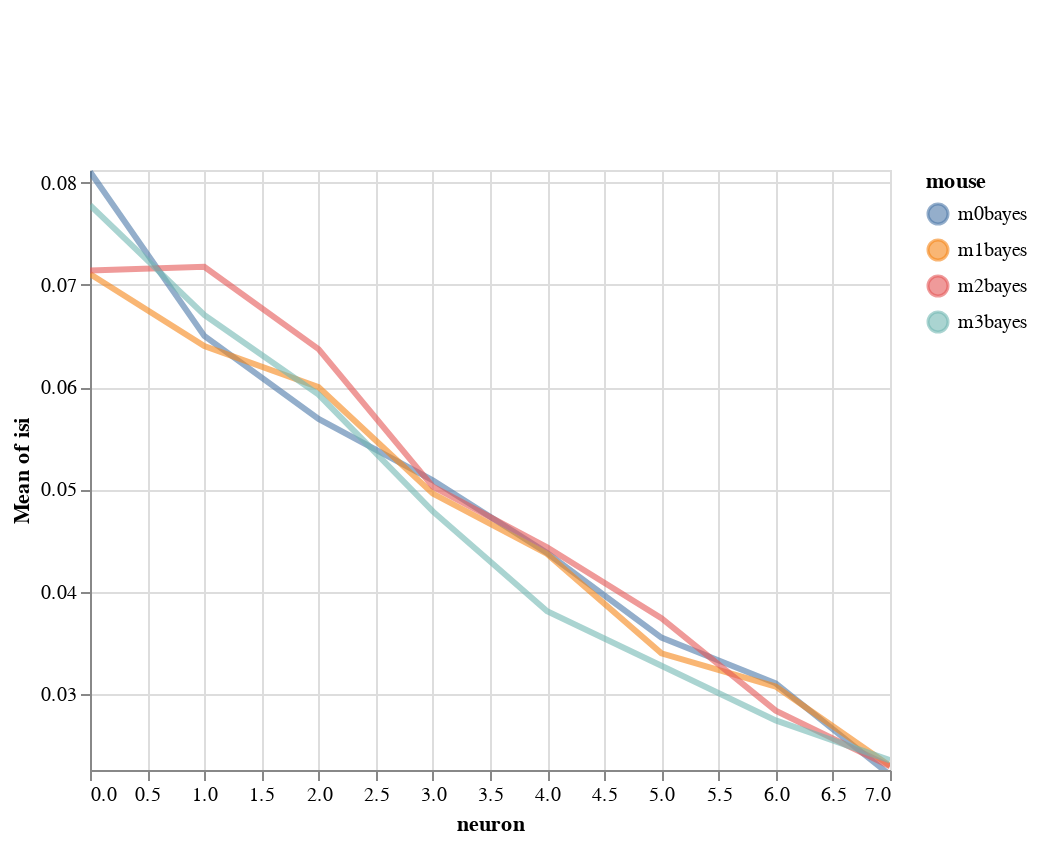

The code cell stored with this chart in its notebook:
### Code cell
import altair as alt
y='isi'
color='mouse'
x='neuron'

base=alt.Chart(df).encode(
            x=x,
            color=f'{color}',
            y=alt.Y(f'mean({y})',
                    scale=alt.Scale(zero=False,
                                    domain=list(np.quantile(df[y], [.05, .95])))),
)

# Create a selection that chooses the nearest point & selects based on x-value
nearest = alt.selection(type='single', nearest=True, on='mouseover',
                        fields=[x], empty='none')


# Transparent selectors across the chart. This is what tells us
# the x-value of the cursor
selectors = alt.Chart(df).mark_point().encode(
    x=x,
    opacity=alt.value(0),
).add_selection(
    nearest
)

highlight = alt.selection(type='single', on='mouseover',
                          fields=[color], nearest=True)

lines=base.mark_line(clip=True, fill=None, opacity=.6, ).encode(
            #tooltip=color,
            size=alt.condition(~highlight, alt.value(1), alt.value(3))
        )

# Draw text labels near the points, and highlight based on selection
text = lines.mark_text(align='left', dx=5, dy=-5).encode(
    text=alt.condition(nearest, y, alt.value(' '))
)

points = base.mark_circle().encode(
    opacity=alt.value(0)
).add_selection(
    highlight
)

alt.layer(
    lines, selectors, points, text
)

### Figure 1 — Vega-Lite specification as saved in the notebook (floating-point values rounded to 4 significant figures)
{"config": {"view": {"continuousWidth": 400, "continuousHeight": 300}}, "layer": [{"mark": {"type": "line", "clip": true, "fill": null, "opacity": 0.6}, "encoding": {"color": {"type": "nominal", "field": "mouse"}, "size": {"condition": {"value": 1, "selection": {"not": "selector003"}}, "value": 3}, "x": {"type": "quantitative", "field": "neuron"}, "y": {"type": "quantitative", "aggregate": "mean", "field": "isi", "scale": {"domain": [0.02253, 0.08125], "zero": false}}}}, {"mark": "point", "encoding": {"opacity": {"value": 0}, "x": {"type": "quantitative", "field": "neuron"}}, "selection": {"selector002": {"type": "single", "nearest": true, "on": "mouseover", "fields": ["neuron"], "empty": "none"}}}, {"mark": "circle", "encoding": {"color": {"type": "nominal", "field": "mouse"}, "opacity": {"value": 0}, "x": {"type": "quantitative", "field": "neuron"}, "y": {"type": "quantitative", "aggregate": "mean", "field": "isi", "scale": {"domain": [0.02253, 0.08125], "zero": false}}}, "selection": {"selector003": {"type": "single", "on": "mouseover", "fields": ["mouse"], "nearest": true}}}, {"mark": {"type": "text", "align": "left", "dx": 5, "dy": -5}, "encoding": {"color": {"type": "nominal", "field": "mouse"}, "size": {"condition": {"value": 1, "selection": {"not": "selector003"}}, "value": 3}, "text": {"condition": {"type": "quantitative", "field": "isi", "selection": "selector002"}, "value": " "}, "x": {"type": "quantitative", "field": "neuron"}, "y": {"type": "quantitative", "aggregate": "mean", "field": "isi", "scale": {"domain": [0.02253, 0.08125], "zero": false}}}}], "data": {"name": "data-fc0217c100a1621048d71b1c301834db"}, "$schema": "https://vega.github.io/schema/vega-lite/v4.8.1.json", "datasets": {"data-fc0217c100a1621048d71b1c301834db": [{"mouse_code": 0, "neuron_code": 0, "i_trial": 0, "neuron_x_mouse": "0m0bayes", "neuron": 0, "stim": 0, "mouse": "m0bayes", "log_firing_rate": 1.684, "Firing rate": 48.35, "firing_rate": 48.35, "i_spike": 37.5, "isi": 0.09316, "log_isi": -1.031}, {"mouse_code": 0, "neuron_code": 0, "i_trial": 0, "neuron_x_mouse": "0m0bayes", "neuron": 0, "stim": 1, "mouse": "m0bayes", "log_firing_rate": 1.538, "Firing rate": 34.52, "firing_rate": 34.52, "i_spike": 43.0, "isi": 0.0806, "log_isi": -1.094}, {"mouse_code": 0, "neuron_code": 0, "i_trial": 1, "neuron_x_mouse": "0m0bayes", "neuron": 0, "stim": 0, "mouse": "m0bayes", "log_firing_rate": 1.64, "Firing rate": 43.67, "firing_rate": 43.67, "i_spike": 45.5, "isi": 0.07546, "log_isi": -1.122}, {"mouse_code": 0, "neuron_code": 0, "i_trial": 1, "neuron_x_mouse": "0m0bayes", "neuron": 0, "stim": 1, "mouse": "m0bayes", "log_firing_rate": 1.881, "Firing rate": 76.03, "firing_rate": 76.03, "i_spike": 46.0, "isi": 0.07509, "log_isi": -1.124}, {"mouse_code": 0, "neuron_code": 4, "i_trial": 0, "neuron_x_mouse": "1m0bayes", "neuron": 1, "stim": 0, "mouse": "m0bayes", "log_firing_rate": 1.97, "Firing rate": 93.39, "firing_rate": 93.39, "i_spike": 59.0, "isi": 0.05946, "log_isi": -1.226}, {"mouse_code": 0, "neuron_code": 4, "i_trial": 0, "neuron_x_mouse": "1m0bayes", "neuron": 1, "stim": 1, "mouse": "m0bayes", "log_firing_rate": 1.805, "Firing rate": 63.89, "firing_rate": 63.89, "i_spike": 54.0, "isi": 0.06529, "log_isi": -1.185}, {"mouse_code": 0, "neuron_code": 4, "i_trial": 1, "neuron_x_mouse": "1m0bayes", "neuron": 1, "stim": 0, "mouse": "m0bayes", "log_firing_rate": 2.129, "Firing rate": 134.5, "firing_rate": 134.5, "i_spike": 48.5, "isi": 0.07226, "log_isi": -1.141}, {"mouse_code": 0, "neuron_code": 4, "i_trial": 1, "neuron_x_mouse": "1m0bayes", "neuron": 1, "stim": 1, "mouse": "m0bayes", "log_firing_rate": 1.922, "Firing rate": 83.47, "firing_rate": 83.47, "i_spike": 55.0, "isi": 0.06303, "log_isi": -1.2}, {"mouse_code": 0, "neuron_code": 8, "i_trial": 0, "neuron_x_mouse": "2m0bayes", "neuron": 2, "stim": 0, "mouse": "m0bayes", "log_firing_rate": 2.055, "Firing rate": 113.6, "firing_rate": 113.6, "i_spike": 47.0, "isi": 0.07133, "log_isi": -1.147}, {"mouse_code": 0, "neuron_code": 8, "i_trial": 0, "neuron_x_mouse": "2m0bayes", "neuron": 2, "stim": 1, "mouse": "m0bayes", "log_firing_rate": 2.042, "Firing rate": 110.1, "firing_rate": 110.1, "i_spike": 72.0, "isi": 0.04854, "log_isi": -1.314}, {"mouse_code": 0, "neuron_code": 8, "i_trial": 1, "neuron_x_mouse": "2m0bayes", "neuron": 2, "stim": 0, "mouse": "m0bayes", "log_firing_rate": 2.479, "Firing rate": 301.2, "firing_rate": 301.2, "i_spike": 62.5, "isi": 0.05448, "log_isi": -1.264}, {"mouse_code": 0, "neuron_code": 8, "i_trial": 1, "neuron_x_mouse": "2m0bayes", "neuron": 2, "stim": 1, "mouse": "m0bayes", "log_firing_rate": 2.15, "Firing rate": 141.2, "firing_rate": 141.2, "i_spike": 65.0, "isi": 0.05326, "log_isi": -1.274}, {"mouse_code": 0, "neuron_code": 12, "i_trial": 0, "neuron_x_mouse": "3m0bayes", "neuron": 3, "stim": 0, "mouse": "m0bayes", "log_firing_rate": 2.115, "Firing rate": 130.3, "firing_rate": 130.3, "i_spike": 65.5, "isi": 0.05326, "log_isi": -1.274}, {"mouse_code": 0, "neuron_code": 12, "i_trial": 0, "neuron_x_mouse": "3m0bayes", "neuron": 3, "stim": 1, "mouse": "m0bayes", "log_firing_rate": 2.087, "Firing rate": 122.2, "firing_rate": 122.2, "i_spike": 74.0, "isi": 0.04707, "log_isi": -1.327}, {"mouse_code": 0, "neuron_code": 12, "i_trial": 1, "neuron_x_mouse": "3m0bayes", "neuron": 3, "stim": 0, "mouse": "m0bayes", "log_firing_rate": 1.861, "Firing rate": 72.55, "firing_rate": 72.55, "i_spike": 63.5, "isi": 0.05518, "log_isi": -1.258}, {"mouse_code": 0, "neuron_code": 12, "i_trial": 1, "neuron_x_mouse": "3m0bayes", "neuron": 3, "stim": 1, "mouse": "m0bayes", "log_firing_rate": 1.936, "Firing rate": 86.25, "firing_rate": 86.25, "i_spike": 73.0, "isi": 0.04802, "log_isi": -1.319}, {"mouse_code": 0, "neuron_code": 16, "i_trial": 0, "neuron_x_mouse": "4m0bayes", "neuron": 4, "stim": 0, "mouse": "m0bayes", "log_firing_rate": 2.031, "Firing rate": 107.3, "firing_rate": 107.3, "i_spike": 74.5, "isi": 0.04618, "log_isi": -1.336}, {"mouse_code": 0, "neuron_code": 16, "i_trial": 0, "neuron_x_mouse": "4m0bayes", "neuron": 4, "stim": 1, "mouse": "m0bayes", "log_firing_rate": 2.037, "Firing rate": 108.8, "firing_rate": 108.8, "i_spike": 72.0, "isi": 0.04805, "log_isi": -1.318}, {"mouse_code": 0, "neuron_code": 16, "i_trial": 1, "neuron_x_mouse": "4m0bayes", "neuron": 4, "stim": 0, "mouse": "m0bayes", "log_firing_rate": 2.286, "Firing rate": 193.0, "firing_rate": 193.0, "i_spike": 89.0, "isi": 0.03885, "log_isi": -1.411}, {"mouse_code": 0, "neuron_code": 16, "i_trial": 1, "neuron_x_mouse": "4m0bayes", "neuron": 4, "stim": 1, "mouse": "m0bayes", "log_firing_rate": 2.037, "Firing rate": 108.9, "firing_rate": 108.9, "i_spike": 83.5, "isi": 0.04199, "log_isi": -1.377}, {"mouse_code": 0, "neuron_code": 20, "i_trial": 0, "neuron_x_mouse": "5m0bayes", "neuron": 5, "stim": 0, "mouse": "m0bayes", "log_firing_rate": 2.117, "Firing rate": 131.1, "firing_rate": 131.1, "i_spike": 88.0, "isi": 0.03984, "log_isi": -1.4}, {"mouse_code": 0, "neuron_code": 20, "i_trial": 0, "neuron_x_mouse": "5m0bayes", "neuron": 5, "stim": 1, "mouse": "m0bayes", "log_firing_rate": 2.129, "Firing rate": 134.7, "firing_rate": 134.7, "i_spike": 101.5, "isi": 0.03439, "log_isi": -1.464}, {"mouse_code": 0, "neuron_code": 20, "i_trial": 1, "neuron_x_mouse": "5m0bayes", "neuron": 5, "stim": 0, "mouse": "m0bayes", "log_firing_rate": 2.355, "Firing rate": 226.5, "firing_rate": 226.5, "i_spike": 113.5, "isi": 0.03054, "log_isi": -1.515}, {"mouse_code": 0, "neuron_code": 20, "i_trial": 1, "neuron_x_mouse": "5m0bayes", "neuron": 5, "stim": 1, "mouse": "m0bayes", "log_firing_rate": 2.794, "Firing rate": 622.8, "firing_rate": 622.8, "i_spike": 94.0, "isi": 0.0372, "log_isi": -1.43}, {"mouse_code": 0, "neuron_code": 24, "i_trial": 0, "neuron_x_mouse": "6m0bayes", "neuron": 6, "stim": 0, "mouse": "m0bayes", "log_firing_rate": 2.013, "Firing rate": 103.1, "firing_rate": 103.1, "i_spike": 105.5, "isi": 0.03326, "log_isi": -1.478}, {"mouse_code": 0, "neuron_code": 24, "i_trial": 0, "neuron_x_mouse": "6m0bayes", "neuron": 6, "stim": 1, "mouse": "m0bayes", "log_firing_rate": 2.946, "Firing rate": 882.2, "firing_rate": 882.2, "i_spike": 119.5, "isi": 0.02917, "log_isi": -1.535}, {"mouse_code": 0, "neuron_code": 24, "i_trial": 1, "neuron_x_mouse": "6m0bayes", "neuron": 6, "stim": 0, "mouse": "m0bayes", "log_firing_rate": 2.692, "Firing rate": 492.0, "firing_rate": 492.0, "i_spike": 114.0, "isi": 0.03045, "log_isi": -1.516}, {"mouse_code": 0, "neuron_code": 24, "i_trial": 1, "neuron_x_mouse": "6m0bayes", "neuron": 6, "stim": 1, "mouse": "m0bayes", "log_firing_rate": 2.625, "Firing rate": 421.2, "firing_rate": 421.2, "i_spike": 112.0, "isi": 0.03119, "log_isi": -1.506}, {"mouse_code": 0, "neuron_code": 28, "i_trial": 0, "neuron_x_mouse": "7m0bayes", "neuron": 7, "stim": 0, "mouse": "m0bayes", "log_firing_rate": 2.86, "Firing rate": 724.6, "firing_rate": 724.6, "i_spike": 152.0, "isi": 0.02301, "log_isi": -1.638}, {"mouse_code": 0, "neuron_code": 28, "i_trial": 0, "neuron_x_mouse": "7m0bayes", "neuron": 7, "stim": 1, "mouse": "m0bayes", "log_firing_rate": 2.449, "Firing rate": 280.9, "firing_rate": 280.9, "i_spike": 163.5, "isi": 0.02134, "log_isi": -1.671}, {"mouse_code": 0, "neuron_code": 28, "i_trial": 1, "neuron_x_mouse": "7m0bayes", "neuron": 7, "stim": 0, "mouse": "m0bayes", "log_firing_rate": 2.439, "Firing rate": 275.1, "firing_rate": 275.1, "i_spike": 156.0, "isi": 0.02242, "log_isi": -1.649}, {"mouse_code": 0, "neuron_code": 28, "i_trial": 1, "neuron_x_mouse": "7m0bayes", "neuron": 7, "stim": 1, "mouse": "m0bayes", "log_firing_rate": 2.238, "Firing rate": 172.8, "firing_rate": 172.8, "i_spike": 162.0, "isi": 0.02142, "log_isi": -1.669}, {"mouse_code": 1, "neuron_code": 1, "i_trial": 0, "neuron_x_mouse": "0m1bayes", "neuron": 0, "stim": 0, "mouse": "m1bayes", "log_firing_rate": 1.81, "Firing rate": 64.63, "firing_rate": 64.63, "i_spike": 47.5, "isi": 0.07403, "log_isi": -1.131}, {"mouse_code": 1, "neuron_code": 1, "i_trial": 0, "neuron_x_mouse": "0m1bayes", "neuron": 0, "stim": 1, "mouse": "m1bayes", "log_firing_rate": 1.971, "Firing rate": 93.55, "firing_rate": 93.55, "i_spike": 47.5, "isi": 0.07048, "log_isi": -1.152}, {"mouse_code": 1, "neuron_code": 1, "i_trial": 1, "neuron_x_mouse": "0m1bayes", "neuron": 0, "stim": 0, "mouse": "m1bayes", "log_firing_rate": 1.832, "Firing rate": 67.87, "firing_rate": 67.87, "i_spike": 45.0, "isi": 0.0777, "log_isi": -1.11}, {"mouse_code": 1, "neuron_code": 1, "i_trial": 1, "neuron_x_mouse": "0m1bayes", "neuron": 0, "stim": 1, "mouse": "m1bayes", "log_firing_rate": 1.909, "Firing rate": 81.04, "firing_rate": 81.04, "i_spike": 56.5, "isi": 0.0621, "log_isi": -1.207}, {"mouse_code": 1, "neuron_code": 5, "i_trial": 0, "neuron_x_mouse": "1m1bayes", "neuron": 1, "stim": 0, "mouse": "m1bayes", "log_firing_rate": 1.685, "Firing rate": 48.44, "firing_rate": 48.44, "i_spike": 52.5, "isi": 0.06634, "log_isi": -1.178}, {"mouse_code": 1, "neuron_code": 5, "i_trial": 0, "neuron_x_mouse": "1m1bayes", "neuron": 1, "stim": 1, "mouse": "m1bayes", "log_firing_rate": 2.449, "Firing rate": 281.1, "firing_rate": 281.1, "i_spike": 56.5, "isi": 0.06152, "log_isi": -1.211}, {"mouse_code": 1, "neuron_code": 5, "i_trial": 1, "neuron_x_mouse": "1m1bayes", "neuron": 1, "stim": 0, "mouse": "m1bayes", "log_firing_rate": 1.699, "Firing rate": 50.05, "firing_rate": 50.05, "i_spike": 49.0, "isi": 0.07009, "log_isi": -1.154}, {"mouse_code": 1, "neuron_code": 5, "i_trial": 1, "neuron_x_mouse": "1m1bayes", "neuron": 1, "stim": 1, "mouse": "m1bayes", "log_firing_rate": 2.416, "Firing rate": 260.9, "firing_rate": 260.9, "i_spike": 60.5, "isi": 0.05816, "log_isi": -1.235}, {"mouse_code": 1, "neuron_code": 9, "i_trial": 0, "neuron_x_mouse": "2m1bayes", "neuron": 2, "stim": 0, "mouse": "m1bayes", "log_firing_rate": 1.881, "Firing rate": 76.1, "firing_rate": 76.1, "i_spike": 55.5, "isi": 0.06279, "log_isi": -1.202}, {"mouse_code": 1, "neuron_code": 9, "i_trial": 0, "neuron_x_mouse": "2m1bayes", "neuron": 2, "stim": 1, "mouse": "m1bayes", "log_firing_rate": 1.91, "Firing rate": 81.23, "firing_rate": 81.23, "i_spike": 67.5, "isi": 0.04993, "log_isi": -1.302}, {"mouse_code": 1, "neuron_code": 9, "i_trial": 1, "neuron_x_mouse": "2m1bayes", "neuron": 2, "stim": 0, "mouse": "m1bayes", "log_firing_rate": 2.226, "Firing rate": 168.3, "firing_rate": 168.3, "i_spike": 54.5, "isi": 0.06467, "log_isi": -1.189}, {"mouse_code": 1, "neuron_code": 9, "i_trial": 1, "neuron_x_mouse": "2m1bayes", "neuron": 2, "stim": 1, "mouse": "m1bayes", "log_firing_rate": 2.044, "Firing rate": 110.7, "firing_rate": 110.7, "i_spike": 56.0, "isi": 0.06261, "log_isi": -1.203}, {"mouse_code": 1, "neuron_code": 13, "i_trial": 0, "neuron_x_mouse": "3m1bayes", "neuron": 3, "stim": 0, "mouse": "m1bayes", "log_firing_rate": 1.827, "Firing rate": 67.14, "firing_rate": 67.14, "i_spike": 65.5, "isi": 0.05369, "log_isi": -1.27}, {"mouse_code": 1, "neuron_code": 13, "i_trial": 0, "neuron_x_mouse": "3m1bayes", "neuron": 3, "stim": 1, "mouse": "m1bayes", "log_firing_rate": 1.985, "Firing rate": 96.53, "firing_rate": 96.53, "i_spike": 77.5, "isi": 0.04532, "log_isi": -1.344}, {"mouse_code": 1, "neuron_code": 13, "i_trial": 1, "neuron_x_mouse": "3m1bayes", "neuron": 3, "stim": 0, "mouse": "m1bayes", "log_firing_rate": 3.036, "Firing rate": 1087.0, "firing_rate": 1087.0, "i_spike": 75.0, "isi": 0.04556, "log_isi": -1.341}, {"mouse_code": 1, "neuron_code": 13, "i_trial": 1, "neuron_x_mouse": "3m1bayes", "neuron": 3, "stim": 1, "mouse": "m1bayes", "log_firing_rate": 2.011, "Firing rate": 102.6, "firing_rate": 102.6, "i_spike": 64.5, "isi": 0.05377, "log_isi": -1.269}, {"mouse_code": 1, "neuron_code": 17, "i_trial": 0, "neuron_x_mouse": "4m1bayes", "neuron": 4, "stim": 0, "mouse": "m1bayes", "log_firing_rate": 1.899, "Firing rate": 79.32, "firing_rate": 79.32, "i_spike": 84.5, "isi": 0.04146, "log_isi": -1.382}, {"mouse_code": 1, "neuron_code": 17, "i_trial": 0, "neuron_x_mouse": "4m1bayes", "neuron": 4, "stim": 1, "mouse": "m1bayes", "log_firing_rate": 1.987, "Firing rate": 96.99, "firing_rate": 96.99, "i_spike": 94.0, "isi": 0.03732, "log_isi": -1.428}, {"mouse_code": 1, "neuron_code": 17, "i_trial": 1, "neuron_x_mouse": "4m1bayes", "neuron": 4, "stim": 0, "mouse": "m1bayes", "log_firing_rate": 2.07, "Firing rate": 117.5, "firing_rate": 117.5, "i_spike": 66.5, "isi": 0.05218, "log_isi": -1.282}, {"mouse_code": 1, "neuron_code": 17, "i_trial": 1, "neuron_x_mouse": "4m1bayes", "neuron": 4, "stim": 1, "mouse": "m1bayes", "log_firing_rate": 1.947, "Firing rate": 88.46, "firing_rate": 88.46, "i_spike": 79.5, "isi": 0.04376, "log_isi": -1.359}, {"mouse_code": 1, "neuron_code": 21, "i_trial": 0, "neuron_x_mouse": "5m1bayes", "neuron": 5, "stim": 0, "mouse": "m1bayes", "log_firing_rate": 2.184, "Firing rate": 152.8, "firing_rate": 152.8, "i_spike": 117.0, "isi": 0.02969, "log_isi": -1.527}, {"mouse_code": 1, "neuron_code": 21, "i_trial": 0, "neuron_x_mouse": "5m1bayes", "neuron": 5, "stim": 1, "mouse": "m1bayes", "log_firing_rate": 2.299, "Firing rate": 198.9, "firing_rate": 198.9, "i_spike": 93.5, "isi": 0.03739, "log_isi": -1.427}, {"mouse_code": 1, "neuron_code": 21, "i_trial": 1, "neuron_x_mouse": "5m1bayes", "neuron": 5, "stim": 0, "mouse": "m1bayes", "log_firing_rate": 2.784, "Firing rate": 608.7, "firing_rate": 608.7, "i_spike": 114.5, "isi": 0.03037, "log_isi": -1.518}, {"mouse_code": 1, "neuron_code": 21, "i_trial": 1, "neuron_x_mouse": "5m1bayes", "neuron": 5, "stim": 1, "mouse": "m1bayes", "log_firing_rate": 2.09, "Firing rate": 122.9, "firing_rate": 122.9, "i_spike": 91.5, "isi": 0.03834, "log_isi": -1.416}, {"mouse_code": 1, "neuron_code": 25, "i_trial": 0, "neuron_x_mouse": "6m1bayes", "neuron": 6, "stim": 0, "mouse": "m1bayes", "log_firing_rate": 2.237, "Firing rate": 172.6, "firing_rate": 172.6, "i_spike": 135.5, "isi": 0.0257, "log_isi": -1.59}, {"mouse_code": 1, "neuron_code": 25, "i_trial": 0, "neuron_x_mouse": "6m1bayes", "neuron": 6, "stim": 1, "mouse": "m1bayes", "log_firing_rate": 2.49, "Firing rate": 308.9, "firing_rate": 308.9, "i_spike": 118.5, "isi": 0.02956, "log_isi": -1.529}, {"mouse_code": 1, "neuron_code": 25, "i_trial": 1, "neuron_x_mouse": "6m1bayes", "neuron": 6, "stim": 0, "mouse": "m1bayes", "log_firing_rate": 2.347, "Firing rate": 222.2, "firing_rate": 222.2, "i_spike": 106.5, "isi": 0.03294, "log_isi": -1.482}, {"mouse_code": 1, "neuron_code": 25, "i_trial": 1, "neuron_x_mouse": "6m1bayes", "neuron": 6, "stim": 1, "mouse": "m1bayes", "log_firing_rate": 2.628, "Firing rate": 424.9, "firing_rate": 424.9, "i_spike": 100.5, "isi": 0.03461, "log_isi": -1.461}, {"mouse_code": 1, "neuron_code": 29, "i_trial": 0, "neuron_x_mouse": "7m1bayes", "neuron": 7, "stim": 0, "mouse": "m1bayes", "log_firing_rate": 2.301, "Firing rate": 200.0, "firing_rate": 200.0, "i_spike": 151.0, "isi": 0.02321, "log_isi": -1.634}, {"mouse_code": 1, "neuron_code": 29, "i_trial": 0, "neuron_x_mouse": "7m1bayes", "neuron": 7, "stim": 1, "mouse": "m1bayes", "log_firing_rate": 2.349, "Firing rate": 223.4, "firing_rate": 223.4, "i_spike": 161.5, "isi": 0.02168, "log_isi": -1.664}, {"mouse_code": 1, "neuron_code": 29, "i_trial": 1, "neuron_x_mouse": "7m1bayes", "neuron": 7, "stim": 0, "mouse": "m1bayes", "log_firing_rate": 2.613, "Firing rate": 410.3, "firing_rate": 410.3, "i_spike": 142.5, "isi": 0.02439, "log_isi": -1.613}, {"mouse_code": 1, "neuron_code": 29, "i_trial": 1, "neuron_x_mouse": "7m1bayes", "neuron": 7, "stim": 1, "mouse": "m1bayes", "log_firing_rate": 2.603, "Firing rate": 400.9, "firing_rate": 400.9, "i_spike": 155.5, "isi": 0.0225, "log_isi": -1.648}, {"mouse_code": 2, "neuron_code": 2, "i_trial": 0, "neuron_x_mouse": "0m2bayes", "neuron": 0, "stim": 0, "mouse": "m2bayes", "log_firing_rate": 1.885, "Firing rate": 76.79, "firing_rate": 76.79, "i_spike": 53.5, "isi": 0.06496, "log_isi": -1.187}, {"mouse_code": 2, "neuron_code": 2, "i_trial": 0, "neuron_x_mouse": "0m2bayes", "neuron": 0, "stim": 1, "mouse": "m2bayes", "log_firing_rate": 1.682, "Firing rate": 48.03, "firing_rate": 48.03, "i_spike": 52.0, "isi": 0.06426, "log_isi": -1.192}, {"mouse_code": 2, "neuron_code": 2, "i_trial": 1, "neuron_x_mouse": "0m2bayes", "neuron": 0, "stim": 0, "mouse": "m2bayes", "log_firing_rate": 1.603, "Firing rate": 40.11, "firing_rate": 40.11, "i_spike": 47.0, "isi": 0.07369, "log_isi": -1.133}, {"mouse_code": 2, "neuron_code": 2, "i_trial": 1, "neuron_x_mouse": "0m2bayes", "neuron": 0, "stim": 1, "mouse": "m2bayes", "log_firing_rate": 1.997, "Firing rate": 99.35, "firing_rate": 99.35, "i_spike": 41.5, "isi": 0.08282, "log_isi": -1.082}, {"mouse_code": 2, "neuron_code": 6, "i_trial": 0, "neuron_x_mouse": "1m2bayes", "neuron": 1, "stim": 0, "mouse": "m2bayes", "log_firing_rate": 1.875, "Firing rate": 74.99, "firing_rate": 74.99, "i_spike": 55.5, "isi": 0.06317, "log_isi": -1.199}, {"mouse_code": 2, "neuron_code": 6, "i_trial": 0, "neuron_x_mouse": "1m2bayes", "neuron": 1, "stim": 1, "mouse": "m2bayes", "log_firing_rate": 1.716, "Firing rate": 52.03, "firing_rate": 52.03, "i_spike": 43.0, "isi": 0.08161, "log_isi": -1.088}, {"mouse_code": 2, "neuron_code": 6, "i_trial": 1, "neuron_x_mouse": "1m2bayes", "neuron": 1, "stim": 0, "mouse": "m2bayes", "log_firing_rate": 2.163, "Firing rate": 145.7, "firing_rate": 145.7, "i_spike": 48.5, "isi": 0.07178, "log_isi": -1.144}, {"mouse_code": 2, "neuron_code": 6, "i_trial": 1, "neuron_x_mouse": "1m2bayes", "neuron": 1, "stim": 1, "mouse": "m2bayes", "log_firing_rate": 1.844, "Firing rate": 69.81, "firing_rate": 69.81, "i_spike": 47.0, "isi": 0.07056, "log_isi": -1.151}, {"mouse_code": 2, "neuron_code": 10, "i_trial": 0, "neuron_x_mouse": "2m2bayes", "neuron": 2, "stim": 0, "mouse": "m2bayes", "log_firing_rate": 1.631, "Firing rate": 42.71, "firing_rate": 42.71, "i_spike": 48.5, "isi": 0.07245, "log_isi": -1.14}, {"mouse_code": 2, "neuron_code": 10, "i_trial": 0, "neuron_x_mouse": "2m2bayes", "neuron": 2, "stim": 1, "mouse": "m2bayes", "log_firing_rate": 2.6, "Firing rate": 398.2, "firing_rate": 398.2, "i_spike": 64.5, "isi": 0.05274, "log_isi": -1.278}, {"mouse_code": 2, "neuron_code": 10, "i_trial": 1, "neuron_x_mouse": "2m2bayes", "neuron": 2, "stim": 0, "mouse": "m2bayes", "log_firing_rate": 1.825, "Firing rate": 66.82, "firing_rate": 66.82, "i_spike": 51.0, "isi": 0.06777, "log_isi": -1.169}, {"mouse_code": 2, "neuron_code": 10, "i_trial": 1, "neuron_x_mouse": "2m2bayes", "neuron": 2, "stim": 1, "mouse": "m2bayes", "log_firing_rate": 1.737, "Firing rate": 54.54, "firing_rate": 54.54, "i_spike": 56.0, "isi": 0.06192, "log_isi": -1.208}, {"mouse_code": 2, "neuron_code": 14, "i_trial": 0, "neuron_x_mouse": "3m2bayes", "neuron": 3, "stim": 0, "mouse": "m2bayes", "log_firing_rate": 2.176, "Firing rate": 150.0, "firing_rate": 150.0, "i_spike": 71.0, "isi": 0.04941, "log_isi": -1.306}, {"mouse_code": 2, "neuron_code": 14, "i_trial": 0, "neuron_x_mouse": "3m2bayes", "neuron": 3, "stim": 1, "mouse": "m2bayes", "log_firing_rate": 2.298, "Firing rate": 198.5, "firing_rate": 198.5, "i_spike": 75.5, "isi": 0.04619, "log_isi": -1.335}, {"mouse_code": 2, "neuron_code": 14, "i_trial": 1, "neuron_x_mouse": "3m2bayes", "neuron": 3, "stim": 0, "mouse": "m2bayes", "log_firing_rate": 1.868, "Firing rate": 73.75, "firing_rate": 73.75, "i_spike": 64.5, "isi": 0.05381, "log_isi": -1.269}, {"mouse_code": 2, "neuron_code": 14, "i_trial": 1, "neuron_x_mouse": "3m2bayes", "neuron": 3, "stim": 1, "mouse": "m2bayes", "log_firing_rate": 2.028, "Firing rate": 106.7, "firing_rate": 106.7, "i_spike": 68.0, "isi": 0.05165, "log_isi": -1.287}, {"mouse_code": 2, "neuron_code": 18, "i_trial": 0, "neuron_x_mouse": "4m2bayes", "neuron": 4, "stim": 0, "mouse": "m2bayes", "log_firing_rate": 2.308, "Firing rate": 203.0, "firing_rate": 203.0, "i_spike": 88.5, "isi": 0.0394, "log_isi": -1.404}, {"mouse_code": 2, "neuron_code": 18, "i_trial": 0, "neuron_x_mouse": "4m2bayes", "neuron": 4, "stim": 1, "mouse": "m2bayes", "log_firing_rate": 1.919, "Firing rate": 82.89, "firing_rate": 82.89, "i_spike": 75.5, "isi": 0.04546, "log_isi": -1.342}, {"mouse_code": 2, "neuron_code": 18, "i_trial": 1, "neuron_x_mouse": "4m2bayes", "neuron": 4, "stim": 0, "mouse": "m2bayes", "log_firing_rate": 2.19, "Firing rate": 154.8, "firing_rate": 154.8, "i_spike": 69.5, "isi": 0.04902, "log_isi": -1.31}, {"mouse_code": 2, "neuron_code": 18, "i_trial": 1, "neuron_x_mouse": "4m2bayes", "neuron": 4, "stim": 1, "mouse": "m2bayes", "log_firing_rate": 2.486, "Firing rate": 306.2, "firing_rate": 306.2, "i_spike": 80.0, "isi": 0.04345, "log_isi": -1.362}, {"mouse_code": 2, "neuron_code": 22, "i_trial": 0, "neuron_x_mouse": "5m2bayes", "neuron": 5, "stim": 0, "mouse": "m2bayes", "log_firing_rate": 2.447, "Firing rate": 279.7, "firing_rate": 279.7, "i_spike": 90.0, "isi": 0.03842, "log_isi": -1.415}, {"mouse_code": 2, "neuron_code": 22, "i_trial": 0, "neuron_x_mouse": "5m2bayes", "neuron": 5, "stim": 1, "mouse": "m2bayes", "log_firing_rate": 2.195, "Firing rate": 156.6, "firing_rate": 156.6, "i_spike": 81.5, "isi": 0.04316, "log_isi": -1.365}, {"mouse_code": 2, "neuron_code": 22, "i_trial": 1, "neuron_x_mouse": "5m2bayes", "neuron": 5, "stim": 0, "mouse": "m2bayes", "log_firing_rate": 2.111, "Firing rate": 129.0, "firing_rate": 129.0, "i_spike": 89.5, "isi": 0.03918, "log_isi": -1.407}, {"mouse_code": 2, "neuron_code": 22, "i_trial": 1, "neuron_x_mouse": "5m2bayes", "neuron": 5, "stim": 1, "mouse": "m2bayes", "log_firing_rate": 2.937, "Firing rate": 864.8, "firing_rate": 864.8, "i_spike": 121.0, "isi": 0.0288, "log_isi": -1.541}, {"mouse_code": 2, "neuron_code": 26, "i_trial": 0, "neuron_x_mouse": "6m2bayes", "neuron": 6, "stim": 0, "mouse": "m2bayes", "log_firing_rate": 2.269, "Firing rate": 185.8, "firing_rate": 185.8, "i_spike": 127.5, "isi": 0.0274, "log_isi": -1.562}, {"mouse_code": 2, "neuron_code": 26, "i_trial": 0, "neuron_x_mouse": "6m2bayes", "neuron": 6, "stim": 1, "mouse": "m2bayes", "log_firing_rate": 2.756, "Firing rate": 570.6, "firing_rate": 570.6, "i_spike": 115.5, "isi": 0.03036, "log_isi": -1.518}, {"mouse_code": 2, "neuron_code": 26, "i_trial": 1, "neuron_x_mouse": "6m2bayes", "neuron": 6, "stim": 0, "mouse": "m2bayes", "log_firing_rate": 2.591, "Firing rate": 390.1, "firing_rate": 390.1, "i_spike": 139.5, "isi": 0.02499, "log_isi": -1.602}, {"mouse_code": 2, "neuron_code": 26, "i_trial": 1, "neuron_x_mouse": "6m2bayes", "neuron": 6, "stim": 1, "mouse": "m2bayes", "log_firing_rate": 2.595, "Firing rate": 393.2, "firing_rate": 393.2, "i_spike": 113.0, "isi": 0.03063, "log_isi": -1.514}, {"mouse_code": 2, "neuron_code": 30, "i_trial": 0, "neuron_x_mouse": "7m2bayes", "neuron": 7, "stim": 0, "mouse": "m2bayes", "log_firing_rate": 2.438, "Firing rate": 273.9, "firing_rate": 273.9, "i_spike": 166.0, "isi": 0.0211, "log_isi": -1.676}, {"mouse_code": 2, "neuron_code": 30, "i_trial": 0, "neuron_x_mouse": "7m2bayes", "neuron": 7, "stim": 1, "mouse": "m2bayes", "log_firing_rate": 3.164, "Firing rate": 1460.0, "firing_rate": 1460.0, "i_spike": 144.0, "isi": 0.02412, "log_isi": -1.618}, {"mouse_code": 2, "neuron_code": 30, "i_trial": 1, "neuron_x_mouse": "7m2bayes", "neuron": 7, "stim": 0, "mouse": "m2bayes", "log_firing_rate": 2.57, "Firing rate": 372.0, "firing_rate": 372.0, "i_spike": 150.5, "isi": 0.02315, "log_isi": -1.635}, {"mouse_code": 2, "neuron_code": 30, "i_trial": 1, "neuron_x_mouse": "7m2bayes", "neuron": 7, "stim": 1, "mouse": "m2bayes", "log_firing_rate": 2.248, "Firing rate": 177.1, "firing_rate": 177.1, "i_spike": 151.5, "isi": 0.02318, "log_isi": -1.635}, {"mouse_code": 3, "neuron_code": 3, "i_trial": 0, "neuron_x_mouse": "0m3bayes", "neuron": 0, "stim": 0, "mouse": "m3bayes", "log_firing_rate": 1.689, "Firing rate": 48.86, "firing_rate": 48.86, "i_spike": 38.5, "isi": 0.09099, "log_isi": -1.041}, {"mouse_code": 3, "neuron_code": 3, "i_trial": 0, "neuron_x_mouse": "0m3bayes", "neuron": 0, "stim": 1, "mouse": "m3bayes", "log_firing_rate": 1.948, "Firing rate": 88.65, "firing_rate": 88.65, "i_spike": 55.5, "isi": 0.06312, "log_isi": -1.2}, {"mouse_code": 3, "neuron_code": 3, "i_trial": 1, "neuron_x_mouse": "0m3bayes", "neuron": 0, "stim": 0, "mouse": "m3bayes", "log_firing_rate": 1.839, "Firing rate": 69.05, "firing_rate": 69.05, "i_spike": 36.5, "isi": 0.09558, "log_isi": -1.02}, {"mouse_code": 3, "neuron_code": 3, "i_trial": 1, "neuron_x_mouse": "0m3bayes", "neuron": 0, "stim": 1, "mouse": "m3bayes", "log_firing_rate": 2.225, "Firing rate": 168.1, "firing_rate": 168.1, "i_spike": 57.0, "isi": 0.06158, "log_isi": -1.211}, {"mouse_code": 3, "neuron_code": 7, "i_trial": 0, "neuron_x_mouse": "1m3bayes", "neuron": 1, "stim": 0, "mouse": "m3bayes", "log_firing_rate": 1.871, "Firing rate": 74.35, "firing_rate": 74.35, "i_spike": 49.0, "isi": 0.07122, "log_isi": -1.147}, {"mouse_code": 3, "neuron_code": 7, "i_trial": 0, "neuron_x_mouse": "1m3bayes", "neuron": 1, "stim": 1, "mouse": "m3bayes", "log_firing_rate": 1.941, "Firing rate": 87.35, "firing_rate": 87.35, "i_spike": 60.5, "isi": 0.05701, "log_isi": -1.244}, {"mouse_code": 3, "neuron_code": 7, "i_trial": 1, "neuron_x_mouse": "1m3bayes", "neuron": 1, "stim": 0, "mouse": "m3bayes", "log_firing_rate": 2.01, "Firing rate": 102.4, "firing_rate": 102.4, "i_spike": 42.0, "isi": 0.08249, "log_isi": -1.084}, {"mouse_code": 3, "neuron_code": 7, "i_trial": 1, "neuron_x_mouse": "1m3bayes", "neuron": 1, "stim": 1, "mouse": "m3bayes", "log_firing_rate": 2.269, "Firing rate": 185.8, "firing_rate": 185.8, "i_spike": 59.0, "isi": 0.05758, "log_isi": -1.24}, {"mouse_code": 3, "neuron_code": 11, "i_trial": 0, "neuron_x_mouse": "2m3bayes", "neuron": 2, "stim": 0, "mouse": "m3bayes", "log_firing_rate": 1.907, "Firing rate": 80.71, "firing_rate": 80.71, "i_spike": 58.5, "isi": 0.06025, "log_isi": -1.22}, {"mouse_code": 3, "neuron_code": 11, "i_trial": 0, "neuron_x_mouse": "2m3bayes", "neuron": 2, "stim": 1, "mouse": "m3bayes", "log_firing_rate": 2.045, "Firing rate": 111.0, "firing_rate": 111.0, "i_spike": 71.5, "isi": 0.04902, "log_isi": -1.31}, {"mouse_code": 3, "neuron_code": 11, "i_trial": 1, "neuron_x_mouse": "2m3bayes", "neuron": 2, "stim": 0, "mouse": "m3bayes", "log_firing_rate": 1.64, "Firing rate": 43.62, "firing_rate": 43.62, "i_spike": 42.5, "isi": 0.08243, "log_isi": -1.084}, {"mouse_code": 3, "neuron_code": 11, "i_trial": 1, "neuron_x_mouse": "2m3bayes", "neuron": 2, "stim": 1, "mouse": "m3bayes", "log_firing_rate": 1.91, "Firing rate": 81.25, "firing_rate": 81.25, "i_spike": 77.0, "isi": 0.04541, "log_isi": -1.343}, {"mouse_code": 3, "neuron_code": 15, "i_trial": 0, "neuron_x_mouse": "3m3bayes", "neuron": 3, "stim": 0, "mouse": "m3bayes", "log_firing_rate": 2.099, "Firing rate": 125.6, "firing_rate": 125.6, "i_spike": 74.0, "isi": 0.04663, "log_isi": -1.331}, {"mouse_code": 3, "neuron_code": 15, "i_trial": 0, "neuron_x_mouse": "3m3bayes", "neuron": 3, "stim": 1, "mouse": "m3bayes", "log_firing_rate": 1.972, "Firing rate": 93.85, "firing_rate": 93.85, "i_spike": 74.5, "isi": 0.04663, "log_isi": -1.331}, {"mouse_code": 3, "neuron_code": 15, "i_trial": 1, "neuron_x_mouse": "3m3bayes", "neuron": 3, "stim": 0, "mouse": "m3bayes", "log_firing_rate": 1.774, "Firing rate": 59.48, "firing_rate": 59.48, "i_spike": 61.0, "isi": 0.05633, "log_isi": -1.249}, {"mouse_code": 3, "neuron_code": 15, "i_trial": 1, "neuron_x_mouse": "3m3bayes", "neuron": 3, "stim": 1, "mouse": "m3bayes", "log_firing_rate": 2.295, "Firing rate": 197.2, "firing_rate": 197.2, "i_spike": 83.0, "isi": 0.04177, "log_isi": -1.379}, {"mouse_code": 3, "neuron_code": 19, "i_trial": 0, "neuron_x_mouse": "4m3bayes", "neuron": 4, "stim": 0, "mouse": "m3bayes", "log_firing_rate": 2.532, "Firing rate": 340.5, "firing_rate": 340.5, "i_spike": 82.5, "isi": 0.04195, "log_isi": -1.377}, {"mouse_code": 3, "neuron_code": 19, "i_trial": 0, "neuron_x_mouse": "4m3bayes", "neuron": 4, "stim": 1, "mouse": "m3bayes", "log_firing_rate": 2.322, "Firing rate": 210.1, "firing_rate": 210.1, "i_spike": 96.0, "isi": 0.03647, "log_isi": -1.438}, {"mouse_code": 3, "neuron_code": 19, "i_trial": 1, "neuron_x_mouse": "4m3bayes", "neuron": 4, "stim": 0, "mouse": "m3bayes", "log_firing_rate": 3.211, "Firing rate": 1625.0, "firing_rate": 1625.0, "i_spike": 86.5, "isi": 0.03984, "log_isi": -1.4}, {"mouse_code": 3, "neuron_code": 19, "i_trial": 1, "neuron_x_mouse": "4m3bayes", "neuron": 4, "stim": 1, "mouse": "m3bayes", "log_firing_rate": 2.141, "Firing rate": 138.5, "firing_rate": 138.5, "i_spike": 102.0, "isi": 0.03401, "log_isi": -1.468}, {"mouse_code": 3, "neuron_code": 23, "i_trial": 0, "neuron_x_mouse": "5m3bayes", "neuron": 5, "stim": 0, "mouse": "m3bayes", "log_firing_rate": 2.175, "Firing rate": 149.8, "firing_rate": 149.8, "i_spike": 99.0, "isi": 0.03514, "log_isi": -1.454}, {"mouse_code": 3, "neuron_code": 23, "i_trial": 0, "neuron_x_mouse": "5m3bayes", "neuron": 5, "stim": 1, "mouse": "m3bayes", "log_firing_rate": 2.29, "Firing rate": 195.0, "firing_rate": 195.0, "i_spike": 105.0, "isi": 0.03315, "log_isi": -1.48}, {"mouse_code": 3, "neuron_code": 23, "i_trial": 1, "neuron_x_mouse": "5m3bayes", "neuron": 5, "stim": 0, "mouse": "m3bayes", "log_firing_rate": 2.375, "Firing rate": 237.3, "firing_rate": 237.3, "i_spike": 123.0, "isi": 0.02837, "log_isi": -1.547}, {"mouse_code": 3, "neuron_code": 23, "i_trial": 1, "neuron_x_mouse": "5m3bayes", "neuron": 5, "stim": 1, "mouse": "m3bayes", "log_firing_rate": 2.015, "Firing rate": 103.5, "firing_rate": 103.5, "i_spike": 101.5, "isi": 0.03427, "log_isi": -1.465}, {"mouse_code": 3, "neuron_code": 27, "i_trial": 0, "neuron_x_mouse": "6m3bayes", "neuron": 6, "stim": 0, "mouse": "m3bayes", "log_firing_rate": 2.536, "Firing rate": 343.5, "firing_rate": 343.5, "i_spike": 132.0, "isi": 0.02644, "log_isi": -1.578}, {"mouse_code": 3, "neuron_code": 27, "i_trial": 0, "neuron_x_mouse": "6m3bayes", "neuron": 6, "stim": 1, "mouse": "m3bayes", "log_firing_rate": 2.163, "Firing rate": 145.5, "firing_rate": 145.5, "i_spike": 129.5, "isi": 0.02699, "log_isi": -1.569}, {"mouse_code": 3, "neuron_code": 27, "i_trial": 1, "neuron_x_mouse": "6m3bayes", "neuron": 6, "stim": 0, "mouse": "m3bayes", "log_firing_rate": 2.54, "Firing rate": 346.7, "firing_rate": 346.7, "i_spike": 120.0, "isi": 0.02919, "log_isi": -1.535}, {"mouse_code": 3, "neuron_code": 27, "i_trial": 1, "neuron_x_mouse": "6m3bayes", "neuron": 6, "stim": 1, "mouse": "m3bayes", "log_firing_rate": 2.323, "Firing rate": 210.6, "firing_rate": 210.6, "i_spike": 129.0, "isi": 0.02693, "log_isi": -1.57}, {"mouse_code": 3, "neuron_code": 31, "i_trial": 0, "neuron_x_mouse": "7m3bayes", "neuron": 7, "stim": 0, "mouse": "m3bayes", "log_firing_rate": 2.395, "Firing rate": 248.2, "firing_rate": 248.2, "i_spike": 154.0, "isi": 0.0226, "log_isi": -1.646}, {"mouse_code": 3, "neuron_code": 31, "i_trial": 0, "neuron_x_mouse": "7m3bayes", "neuron": 7, "stim": 1, "mouse": "m3bayes", "log_firing_rate": 2.506, "Firing rate": 320.7, "firing_rate": 320.7, "i_spike": 148.5, "isi": 0.02352, "log_isi": -1.629}, {"mouse_code": 3, "neuron_code": 31, "i_trial": 1, "neuron_x_mouse": "7m3bayes", "neuron": 7, "stim": 0, "mouse": "m3bayes", "log_firing_rate": 2.636, "Firing rate": 432.1, "firing_rate": 432.1, "i_spike": 136.5, "isi": 0.02551, "log_isi": -1.593}, {"mouse_code": 3, "neuron_code": 31, "i_trial": 1, "neuron_x_mouse": "7m3bayes", "neuron": 7, "stim": 1, "mouse": "m3bayes", "log_firing_rate": 2.349, "Firing rate": 223.6, "firing_rate": 223.6, "i_spike": 156.0, "isi": 0.0223, "log_isi": -1.652}]}}
